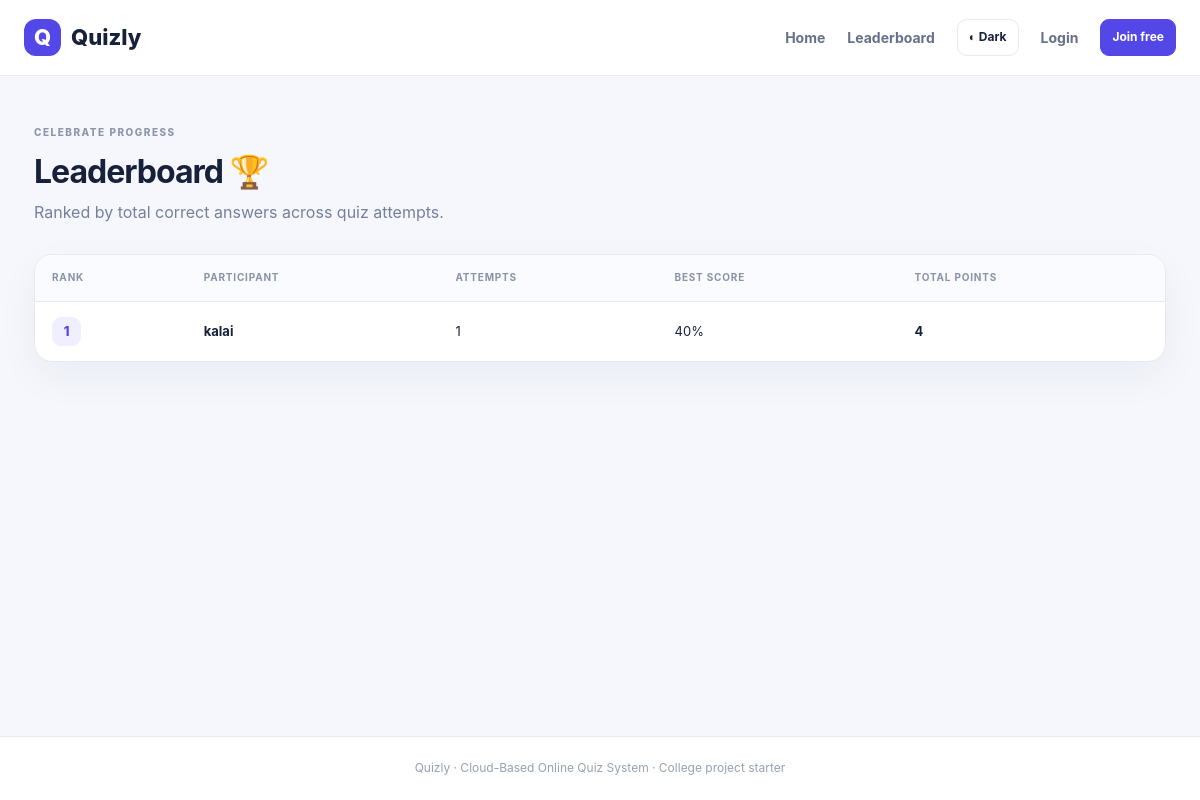
The app's page /leaderboard with its own data.
### tables this page shows
CREATE TABLE users (
      id INTEGER PRIMARY KEY AUTOINCREMENT,
      name TEXT NOT NULL, email TEXT UNIQUE NOT NULL,
      password_hash TEXT NOT NULL, role TEXT NOT NULL CHECK(role IN ('admin','participant')),
      created_at TEXT NOT NULL
    );

### app.py (the view)
@app.route("/leaderboard")
def leaderboard():
    con = db()
    rows = con.execute("""SELECT users.name, SUM(attempts.score) points, COUNT(attempts.id) attempts,
      MAX(attempts.percent) best FROM users JOIN attempts ON attempts.user_id=users.id
      WHERE users.role='participant' GROUP BY users.id ORDER BY points DESC, best DESC LIMIT 50""").fetchall()
    con.close()
    return render_template("leaderboard.html", rows=rows)

### app.py (called while the page is built)
def db():
    con = sqlite3.connect(DB_PATH)
    con.row_factory = sqlite3.Row
    con.execute("PRAGMA foreign_keys = ON")
    return con

@app.context_processor
def common_context():
    return {"current_user": session.get("name"), "current_role": session.get("role")}

### templates/leaderboard.html
{% extends "base.html" %}{% block title %}Leaderboard{% endblock %}{% block content %}<div class="dashboard-head"><div><span class="eyebrow">CELEBRATE PROGRESS</span><h1>Leaderboard 🏆</h1><p class="muted">Ranked by total correct answers across quiz attempts.</p></div></div><div class="table-wrap"><table><thead><tr><th>Rank</th><th>Participant</th><th>Attempts</th><th>Best score</th><th>Total points</th></tr></thead><tbody>{% for r in rows %}<tr><td><span class="rank-badge">{{ loop.index }}</span></td><td><b>{{ r.name }}</b></td><td>{{ r.attempts }}</td><td>{{ r.best }}%</td><td><b>{{ r.points }}</b></td></tr>{% else %}<tr><td colspan="5" class="muted">No completed quizzes yet. Be the first to appear here!</td></tr>{% endfor %}</tbody></table></div>{% endblock %}

### static/style.css (style rules this page uses)
:root { --bg:#f5f7fc;--card:#fff;--ink:#18213b;--muted:#75809a;--primary:#5447e8;--primary2:#766cf5;--line:#e6e9f2;--soft:#f0efff;--green:#15966a;--shadow:0 15px 40px #1b28500d }
* { box-sizing:border-box }
body { margin:0;background:var(--bg);font-family:Inter,Segoe UI,Arial,sans-serif;color:var(--ink);line-height:1.55 }
.eyebrow { color:#8d96ab;font-size:10px;font-weight:850;letter-spacing:1.5px }
.muted { color:var(--muted) }
.card,.stat,.form-card,.table-wrap { background:var(--card);border:1px solid var(--line);border-radius:18px;box-shadow:var(--shadow) }
.dashboard-head { display:flex;justify-content:space-between;align-items:center;gap:18px;margin:10px 0 25px }
.dashboard-head h1 { font-size:32px;letter-spacing:-1px;margin:4px 0 }
.dashboard-head p { margin:4px 0 }
.table-wrap { overflow-x:auto;margin-bottom:22px }
table { border-collapse:collapse;width:100%;min-width:550px }
th,td { text-align:left;padding:15px 17px;border-bottom:1px solid var(--line);font-size:13px }
th { font-size:10px;letter-spacing:.8px;text-transform:uppercase;color:#8992a8;background:#fafbfe }
tr:last-child td { border-bottom:0 }
.rank-badge { display:inline-grid;place-items:center;width:29px;height:29px;border-radius:9px;background:var(--soft);color:var(--primary);font-weight:850 }

### records on screen
users: name "kalai", attempts "1", best "40", points "4"
